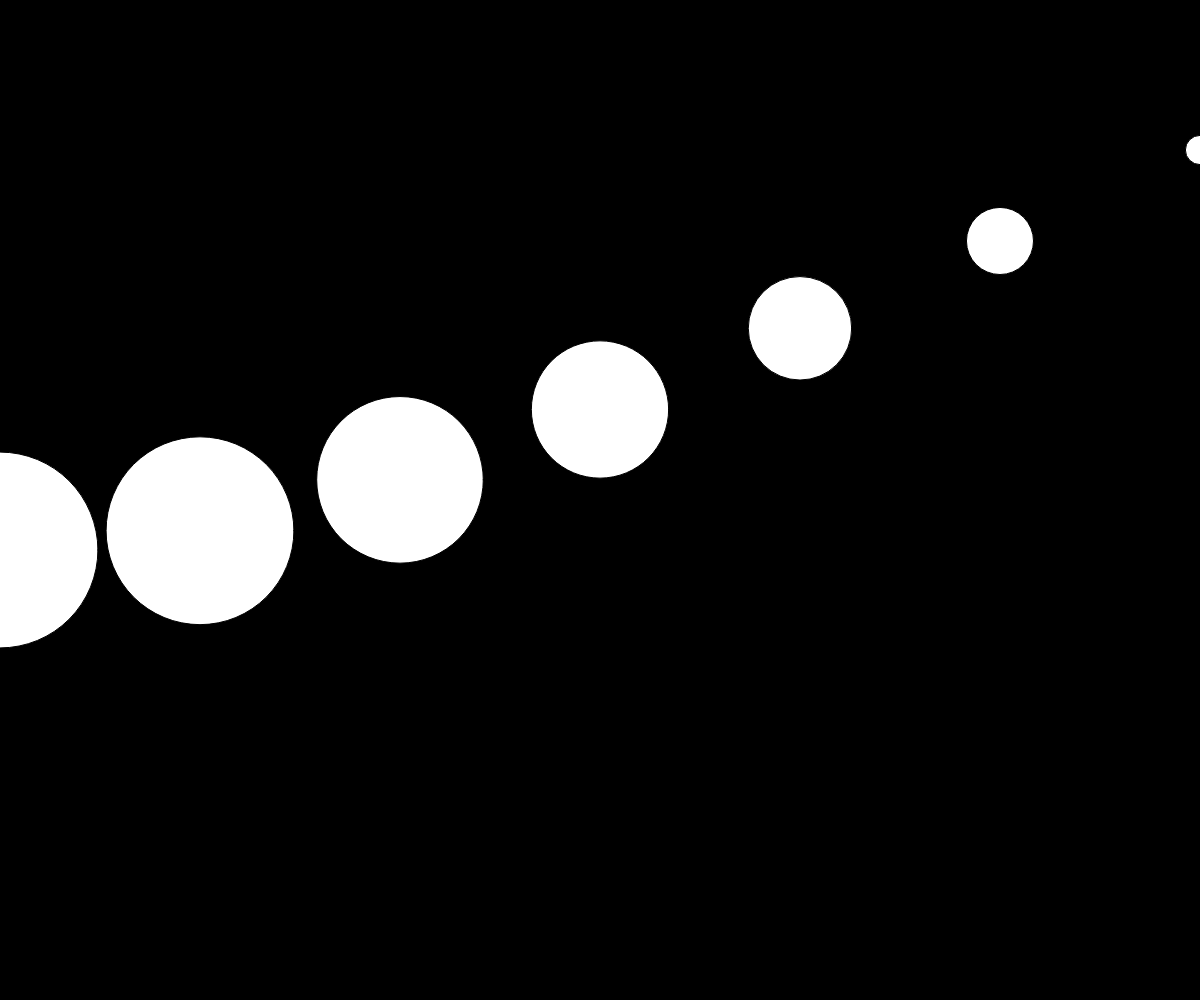
Frame 1 (no input)
Frame 60 (no input): identical to frame 1, image omitted
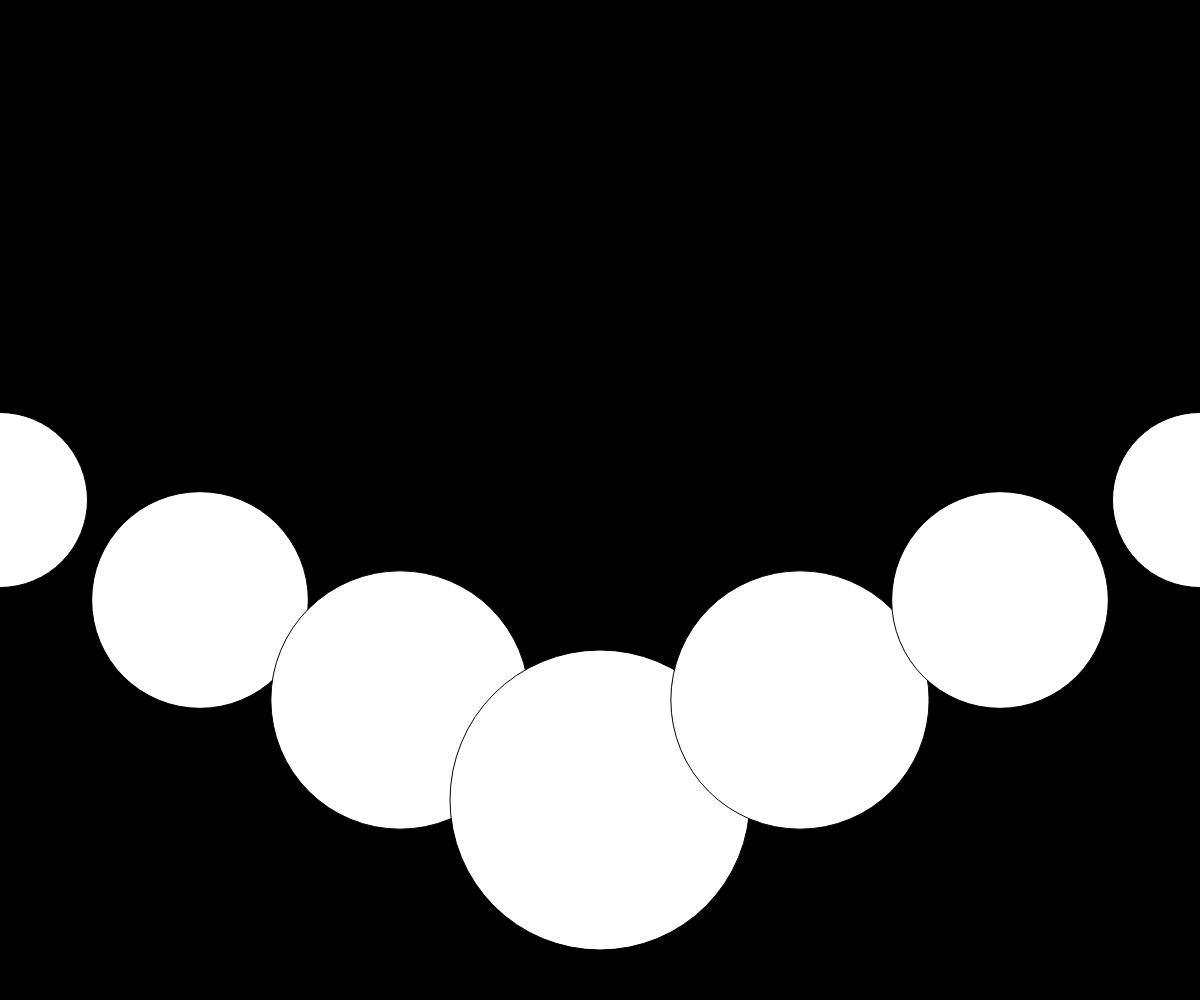
Frame 120 (the mouse pressed at the canvas centre since frame 60)

The p5.js sketch that drew these frames (run headless with seeded random() and noise() and a simulated clock; from frame 60 on, the mouse is pressed at the canvas centre):

// p5.js sketch
// ── sketch.js

let durchmesser = 0;

function setup() {
  createCanvas(windowWidth, windowHeight);
}

function draw() {
  background(0);

  //plan: durchmesser der ellipse abhängig von distanz der maus




  //distanz des zentrums der ellipse zur maus messen, dist gibt immer einen positiven Wert zurück






  //  console.log(distanz);

  for (let i = 0; i < 10; i++) {
    let distanz = dist(mouseX, mouseY, i * 200, height / 2);
    let yPos = map(distanz, 0, width, -300, 300);
    //plan: y position ist abhängig von Distanz der Maus zur mitte

    let d = map(distanz, 0, width, 300, 50);
    ellipse(i * 200, height / 2 - yPos, d);



  }



}
